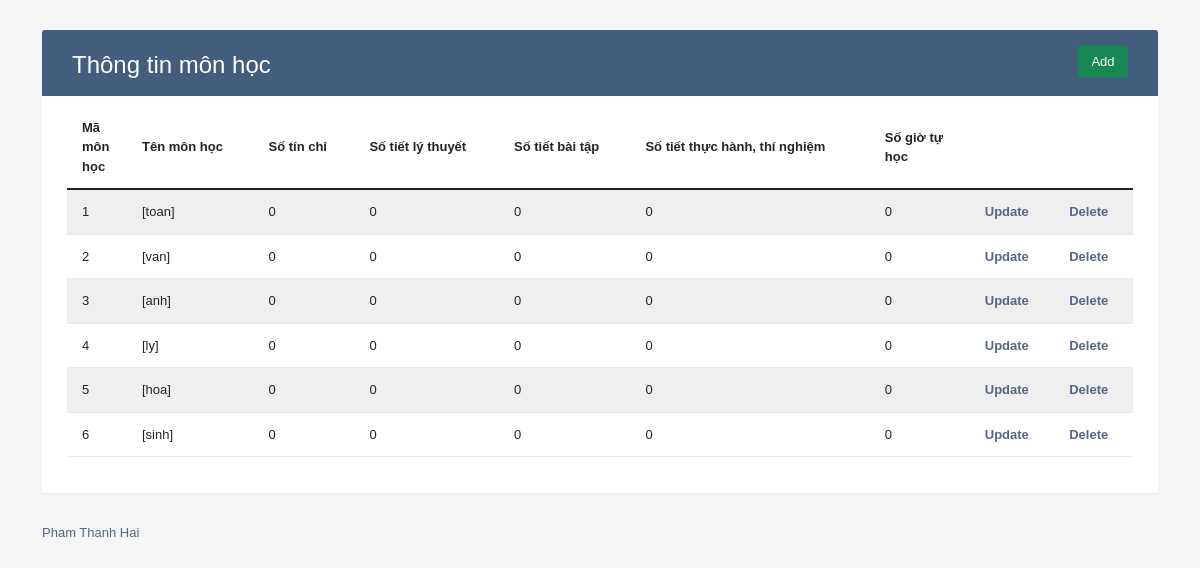
Before: / with the older database file.
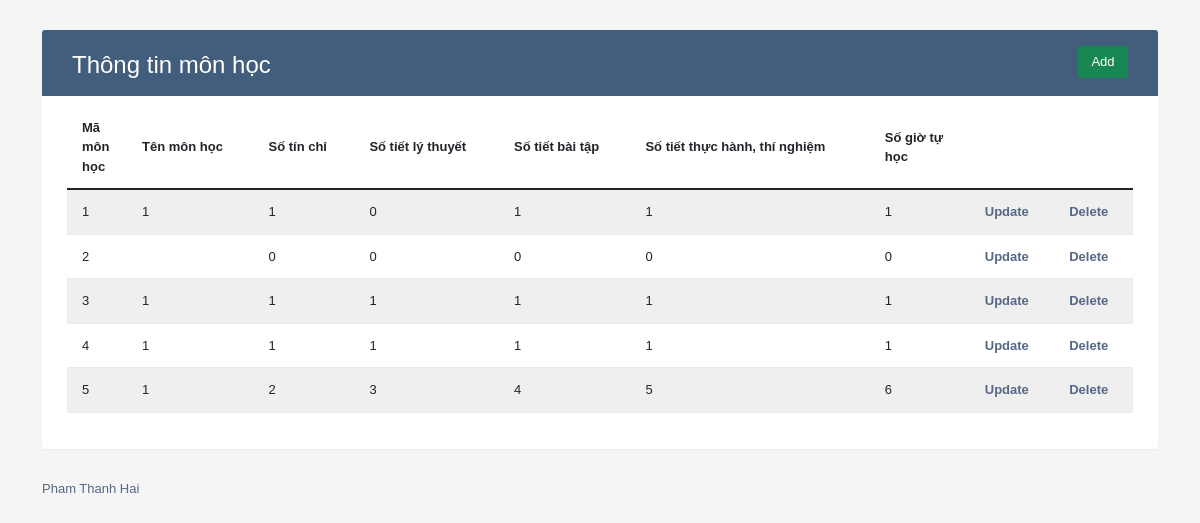
After: the same page with the newer database file.
### tables this page shows
CREATE TABLE `monhoc` (
  `mamh` int(11) NOT NULL,
  `ten_mh` text NOT NULL,
  `sotinchi` int(11) NOT NULL,
  `sotiet_lt` int(11) NOT NULL,
  `sotiet_bt` int(11) NOT NULL,
  `sotiet_thtn` int(11) NOT NULL,
  `sogio_tuhoc` int(11) NOT NULL
);

### index.php (the view, shortened to what this page needs)
<?php include('backend/config.php');
include('template/header.php')
?>
    <div class="container">
        <div class="table-wrapper">
            <div class="table-title">
                <div class="row">
                    <div class="col-sm-6">
						<h2>Thông tin môn học </h2>
					</div>
					<div class="col-sm-6">
						<a href="add.php" class="btn btn-success">Add</a>
					</div>
                </div>
            </div>
            <table class="table table-striped table-hover">
                <thead>
                    <tr>
						<th>Mã môn học</th>
                        <th>Tên môn học</th>
                        <th>Số tín chỉ</th>
						<th>Số tiết lý thuyết</th>
						<th>Số tiết bài tập</th>
						<th>Số tiết thực hành, thí nghiệm</th>
                        <th>Số giờ tự học</th>
                    </tr>
                </thead>
				<tbody>
				<?php
				$result = mysqli_query($conn,"SELECT * FROM monhoc");
					$i=1;
					while($row = mysqli_fetch_array($result)) {
				?>
				<tr id="<?php echo $row["mamh"]; ?>">
					<td><?php echo $i; ?></td>
					<td><?php echo $row["ten_mh"]; ?></td>
					<td><?php echo $row["sotinchi"]; ?></td>
					<td><?php echo $row["sotiet_lt"]; ?></td>
					<td><?php echo $row["sotiet_bt"]; ?></td>
					<td><?php echo $row["sotiet_thtn"]; ?></td>
					<td><?php echo $row["sogio_tuhoc"]; ?></td>
					<td><a href="src/update.php?mamh=<?php echo $row["mamh"]; ?>">Update</a></td>
					<td><a href="src/delete.php?mamh=<?php echo $row["mamh"]; ?>">Delete</a></td>
				</tr>
				<?php
				$i++;
				}
				?>
				</tbody>
			</table>
        </div>
        <div class="copyrights ">Pham Thanh Hai</div>
    </div>
<?php
include('template/footer.php')
?>

### template/header.php (shortened to what this page needs)
<!DOCTYPE html>
<html lang="en">
<head>
	<link rel="stylesheet" href="https://cdnjs.cloudflare.com/ajax/libs/font-awesome/5.15.1/css/all.min.css">
	<link href="https://cdn.jsdelivr.net/npm/bootstrap@5.1.3/dist/css/bootstrap.min.css" rel="stylesheet">
	<link rel="stylesheet" href="../css/style.css">
	<link rel="stylesheet" href="css/style.css">
</head>
<body>

### template/footer.php
</body>
</html>

### css/style.css (style rules this page uses)
body { color: #566787; background: #f5f5f5; font-family: 'Varela Round', sans-serif; font-size: 13px; }
.table-wrapper { background: #fff; padding: 20px 25px; margin: 30px 0; border-radius: 3px; box-shadow: 0 1px 1px rgba(0,0,0,.05); }
.table-title { padding-bottom: 15px; background: #435d7d; color: #fff; padding: 16px 30px; margin: -20px -25px 10px; border-radius: 3px 3px 0 0; }
.table-title h2 { margin: 5px 0 0; font-size: 24px; }
.table-title .btn { color: #fff; float: right; font-size: 13px; border: none; min-width: 50px; border-radius: 2px; border: none; outline: none !important; margin-left: 10px; }
table.table tr th, table.table tr td { border-color: #e9e9e9; padding: 12px 15px; vertical-align: middle; }
table.table tr th:first-child { width: 60px; }
table.table tr th:last-child { width: 100px; }
table.table-striped tbody tr:nth-of-type(odd) { background-color: #fcfcfc; }
table.table td a { font-weight: bold; color: #566787; display: inline-block; text-decoration: none; outline: none !important; }

Changed rows visible on the page:
removed monhoc: ten_mh "[toan]", sotinchi "0", sotiet_lt "0", sotiet_bt "0", sotiet_thtn "0", sogio_tuhoc "0"
removed monhoc: ten_mh "[anh]", sotinchi "0", sotiet_lt "0", sotiet_bt "0", sotiet_thtn "0", sogio_tuhoc "0"
removed monhoc: ten_mh "[ly]", sotinchi "0", sotiet_lt "0", sotiet_bt "0", sotiet_thtn "0", sogio_tuhoc "0"
removed monhoc: ten_mh "[hoa]", sotinchi "0", sotiet_lt "0", sotiet_bt "0", sotiet_thtn "0", sogio_tuhoc "0"
removed monhoc: ten_mh "[sinh]", sotinchi "0", sotiet_lt "0", sotiet_bt "0", sotiet_thtn "0", sogio_tuhoc "0"
changed monhoc (number 1 of 5 on the later page): ten_mh "[van]" → "1"; sotinchi "0" → "1"; sotiet_bt "0" → "1"; sotiet_thtn "0" → "1"; sogio_tuhoc "0" → "1"
added monhoc: sotinchi "0", sotiet_lt "0", sotiet_bt "0", sotiet_thtn "0", sogio_tuhoc "0"
added monhoc: ten_mh "1", sotinchi "1", sotiet_lt "1", sotiet_bt "1", sotiet_thtn "1", sogio_tuhoc "1"
added monhoc: ten_mh "1", sotinchi "1", sotiet_lt "1", sotiet_bt "1", sotiet_thtn "1", sogio_tuhoc "1"
added monhoc: ten_mh "1", sotinchi "2", sotiet_lt "3", sotiet_bt "4", sotiet_thtn "5", sogio_tuhoc "6"
